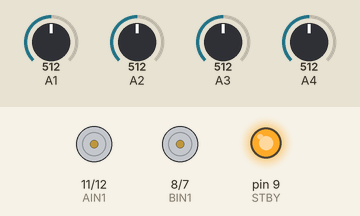
A sketch run on a simulated Arduino Uno, built with avr-gcc and run on an emulated ATmega328P. On the bench: motor-driver pin pairs drawn as motors (green arrow = first pin HIGH = forward, orange = second pin HIGH = backward, longer = more drive, scaled by the enable pin, stopped while the standby pin is LOW), output pins drawn as LEDs (lit = HIGH). The test bench sets the inputs (shaded band); at power-on: A1 = 512, A4 = 512, A2 = 512, A3 = 512. What the sketch prints to the serial monitor is not drawn.

Above: at 2.2 s.
2.3 s: A1 set to 110
5.3 s: A1 set to 92
6.8 s: A4 set to 322
9.8 s: A4 set to 299
At 10.5 s:
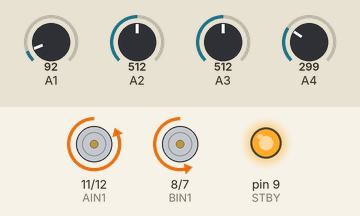
11.5 s: A2 set to 107
14.5 s: A2 set to 94
Timing chart, 0 to 17.0 s (numbered marks = the images above; inputs shaded):
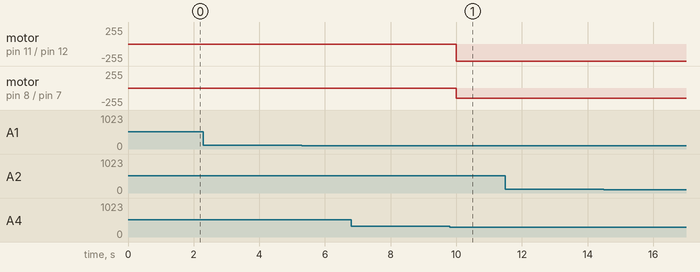

The sketch:

v3_Comentado_Explicado_Frente_Tras_Corrigido_2026_Certo.ino
```cpp
#include <QTRSensors.h>

// Quantos sensores há
#define NUM_SENSORS            4
// Quantas leituras os sensores irão fazer para fazer uma média e retornar um valor
#define NUM_SAMPLES_PER_SENSOR  4
// Pino digital que controla os LED'S
#define EMITTER_PIN             2

QTRSensors qtra;
// Serve pra passar todos os valores do sensor de uma vez
uint16_t sensorValues[NUM_SENSORS];

#define STBY 9

// Motor A - Direito
const int PWMA = 13;
const int AIN1 = 11;
const int AIN2 = 12;

// Motor B - Esquerdo
const int PWMB = 5;
const int BIN1 = 8;
const int BIN2 = 7;

const int VELOCIDADE = 150; // 0 a 255

int mediasensoresesquerda = 0;
int mediasensoresdireita = 0;

void setup()
{
  Serial.begin(9600);

  // Define o tipo dos sensores como analógicos
  qtra.setTypeAnalog();
  // Inicializa os sensores, definindo sua posição no array e quantidade
  qtra.setSensorPins((const uint8_t[]){ A1, A2, A3, A4}, NUM_SENSORS);
  // Inicializa a quantidade de leituras
  qtra.setSamplesPerSensor(NUM_SAMPLES_PER_SENSOR);
  //
  qtra.setEmitterPin(EMITTER_PIN);

  // Coloca os pinos como SAÍDA/ENTRADA (Neste caso, somente entrada)
  pinMode(STBY, OUTPUT);
  pinMode(PWMA, OUTPUT);
  pinMode(AIN1, OUTPUT);
  pinMode(AIN2, OUTPUT);
  pinMode(PWMB, OUTPUT);
  pinMode(BIN1, OUTPUT);
  pinMode(BIN2, OUTPUT);

  digitalWrite(STBY, HIGH); // Tira a ponte H do standby

  delay(1000);
}

void loop()
{
  // Pega o valor dos sensores (Utilizando uma funçaõ da própria biblioteca)
  qtra.read(sensorValues);

  // Teste de sensores, para descobrir quais estão funcionando e sua posição no array e Hardware
  Serial.print(F("S0:"));
  Serial.print(sensorValues[0]); // Terceiro sensor (da esqu. para dire. olhando o lado inferior)

  Serial.print(F("  S1:"));
  Serial.print(sensorValues[1]); // Sexto sensor

  Serial.print(F("  S2:"));
  Serial.print(sensorValues[2]); // Quinto sensor

  Serial.print(F("  S3:"));
  Serial.print(sensorValues[3]); // Quarto sensor

  // Serial.print(F("  S4:"));
  // Serial.print(sensorValues[4]);
  // Serial.print(F("  S5:"));
  // Serial.println(sensorValues[5]);

  mediasensoresesquerda = (sensorValues[0] + sensorValues[3])/2;
  mediasensoresdireita = (sensorValues[1] + sensorValues[2])/2;

  // Este IF serve para testarmos o ALBEDO dos sensores.
  // Verificamos se a luz que chega nos sensores é alta (menor valor) ou baixa (Maior valor).
  // Os sensores retornam um valor entre 0 a 1023, quanto mais luz ele reflete, menor será o valor retornado.
  // Há 90% de certeza nas afirmações acima.
   if (mediasensoresesquerda < 200) {
    Serial.print(F("Media (if) esquerda"));
    Serial.print(mediasensoresesquerda);
    if(mediasensoresdireita < 200){

      Serial.print(F("Media (if) direita"));
      Serial.print(mediasensoresdireita);
      moverFrente();

    }else{

      Serial.print(F("Media (else) direita"));
      Serial.print(mediasensoresdireita);
      moverTras();

    }

  }else {

    Serial.print(F("Media (else) esquerda"));
    Serial.print(mediasensoresesquerda);

  }

  delay(200);
}

  // AIN1      	AIN2   	O que acontece
  // HIGH	      LOW	    Gira num sentido (Frente)
  // LOW	      HIGH	  Gira no sentido oposto (Trás)
  // LOW	      LOW	    Motor "solto" (roda livre, sem força nenhuma — para por inércia/atrito)
  // Seria interessante talvez utilizar o LOW LOW e/ou o HIGH HIGH em momentos de curva?
  // HIGH	      HIGH	  Freio curto ("short brake")

void moverFrente() {
  // Motor Direito (A) para frente
  digitalWrite(AIN1, HIGH);
  digitalWrite(AIN2, LOW);
  analogWrite(PWMA, VELOCIDADE);

  // Motor Esquerdo (B) para frente
  digitalWrite(BIN1, HIGH);
  digitalWrite(BIN2, LOW);
  analogWrite(PWMB, VELOCIDADE);
}

void moverTras() {
  // Motor Direito (A) para trás
  digitalWrite(AIN1, LOW);
  digitalWrite(AIN2, HIGH);
  analogWrite(PWMA, VELOCIDADE);

  // Motor Esquerdo (B) para trás
  digitalWrite(BIN1, LOW);
  digitalWrite(BIN2, HIGH);
  analogWrite(PWMB, VELOCIDADE);
}

void pararMotores() {
  analogWrite(PWMA, 0);
  analogWrite(PWMB, 0);
}
```

Measured:
- the behaviour switches between 310 and 309 on A4 (found by bisection; images 0 and 1)
- after the input at 2.3 s, every drawn part: stays the same
- after the input at 5.3 s, every drawn part: stays the same
- after the input at 6.8 s, every drawn part: stays the same
- after the input at 9.8 s, motor on pin 11 (AIN1) / pin 12 (AIN2): stopped → backward 255/255 after 0.20 s; motor on pin 8 (BIN1) / pin 7 (BIN2): stopped → backward 150/255 after 0.20 s
- after the input at 11.5 s, every drawn part: stays the same
- after the input at 14.5 s, every drawn part: stays the same
